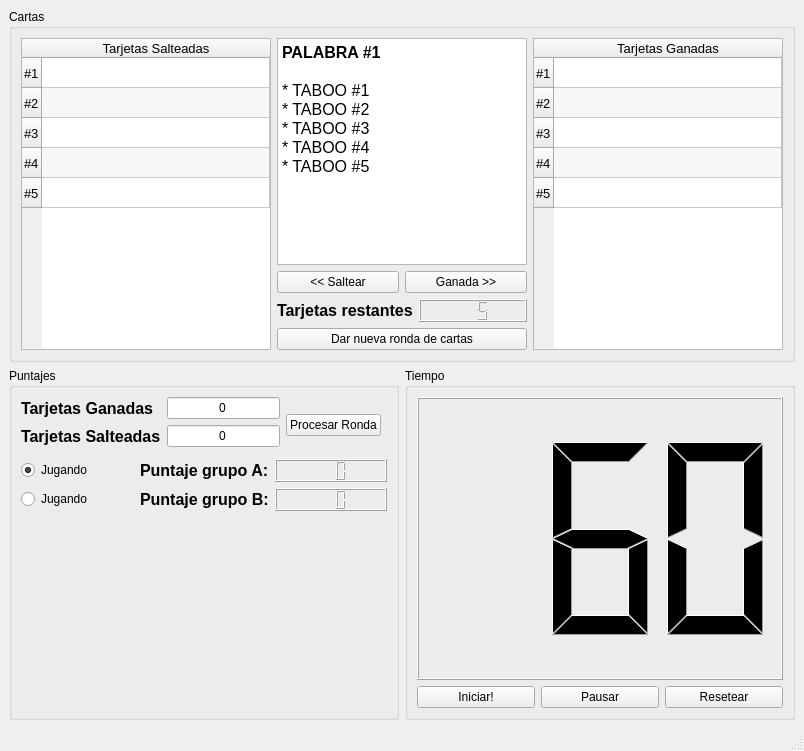
<?xml version="1.0" encoding="UTF-8"?>
<ui version="4.0">
 <class>TabooWords</class>
 <widget class="QMainWindow" name="TabooWords">
  <property name="geometry">
   <rect>
    <x>0</x>
    <y>0</y>
    <width>804</width>
    <height>751</height>
   </rect>
  </property>
  <property name="windowTitle">
   <string>Taboo words</string>
  </property>
  <widget class="QWidget" name="centralwidget">
   <layout class="QGridLayout" name="gridLayout_8">
    <item row="0" column="0" colspan="2">
     <widget class="QGroupBox" name="groupBox_3">
      <property name="title">
       <string>Cartas</string>
      </property>
      <layout class="QGridLayout" name="gridLayout_7">
       <item row="0" column="0">
        <layout class="QGridLayout" name="gridLayout_5">
         <item row="0" column="1">
          <layout class="QGridLayout" name="glCard">
           <item row="0" column="0">
            <widget class="QTextEdit" name="qteCard">
             <property name="readOnly">
              <bool>true</bool>
             </property>
             <property name="html">
              <string>&lt;!DOCTYPE HTML PUBLIC &quot;-//W3C//DTD HTML 4.0//EN&quot; &quot;http://www.w3.org/TR/REC-html40/strict.dtd&quot;&gt;
&lt;html&gt;&lt;head&gt;&lt;meta name=&quot;qrichtext&quot; content=&quot;1&quot; /&gt;&lt;style type=&quot;text/css&quot;&gt;
p, li { white-space: pre-wrap; }
&lt;/style&gt;&lt;/head&gt;&lt;body style=&quot; font-family:'DejaVu Sans'; font-size:9pt; font-weight:400; font-style:normal;&quot;&gt;
&lt;p style=&quot; margin-top:0px; margin-bottom:0px; margin-left:0px; margin-right:0px; -qt-block-indent:0; text-indent:0px;&quot;&gt;&lt;span style=&quot; font-size:12pt; font-weight:600;&quot;&gt;PALABRA #1&lt;/span&gt;&lt;/p&gt;
&lt;p style=&quot;-qt-paragraph-type:empty; margin-top:0px; margin-bottom:0px; margin-left:0px; margin-right:0px; -qt-block-indent:0; text-indent:0px; font-size:12pt;&quot;&gt;&lt;br /&gt;&lt;/p&gt;
&lt;p style=&quot; margin-top:0px; margin-bottom:0px; margin-left:0px; margin-right:0px; -qt-block-indent:0; text-indent:0px;&quot;&gt;&lt;span style=&quot; font-size:12pt;&quot;&gt;* TABOO #1&lt;/span&gt;&lt;/p&gt;
&lt;p style=&quot; margin-top:0px; margin-bottom:0px; margin-left:0px; margin-right:0px; -qt-block-indent:0; text-indent:0px;&quot;&gt;&lt;span style=&quot; font-size:12pt;&quot;&gt;* TABOO #2&lt;/span&gt;&lt;/p&gt;
&lt;p style=&quot; margin-top:0px; margin-bottom:0px; margin-left:0px; margin-right:0px; -qt-block-indent:0; text-indent:0px;&quot;&gt;&lt;span style=&quot; font-size:12pt;&quot;&gt;* TABOO #3&lt;/span&gt;&lt;/p&gt;
&lt;p style=&quot; margin-top:0px; margin-bottom:0px; margin-left:0px; margin-right:0px; -qt-block-indent:0; text-indent:0px;&quot;&gt;&lt;span style=&quot; font-size:12pt;&quot;&gt;* TABOO #4&lt;/span&gt;&lt;/p&gt;
&lt;p style=&quot; margin-top:0px; margin-bottom:0px; margin-left:0px; margin-right:0px; -qt-block-indent:0; text-indent:0px;&quot;&gt;&lt;span style=&quot; font-size:12pt;&quot;&gt;* TABOO #5&lt;/span&gt;&lt;/p&gt;&lt;/body&gt;&lt;/html&gt;</string>
             </property>
            </widget>
           </item>
           <item row="1" column="0">
            <layout class="QHBoxLayout" name="horizontalLayout_2">
             <item>
              <widget class="QPushButton" name="pbSkip">
               <property name="text">
                <string>&lt;&lt; Saltear</string>
               </property>
              </widget>
             </item>
             <item>
              <widget class="QPushButton" name="pbWin">
               <property name="text">
                <string>Ganada &gt;&gt;</string>
               </property>
              </widget>
             </item>
            </layout>
           </item>
          </layout>
         </item>
         <item row="1" column="1">
          <layout class="QGridLayout" name="gridLayout">
           <item row="0" column="0">
            <widget class="QLabel" name="tlRemainingCards">
             <property name="font">
              <font>
               <pointsize>12</pointsize>
               <weight>75</weight>
               <bold>true</bold>
              </font>
             </property>
             <property name="text">
              <string>Tarjetas restantes</string>
             </property>
            </widget>
           </item>
           <item row="0" column="1">
            <widget class="QLCDNumber" name="lcdRemainingCards">
             <property name="numDigits">
              <number>3</number>
             </property>
             <property name="intValue" stdset="0">
              <number>5</number>
             </property>
            </widget>
           </item>
           <item row="1" column="0" colspan="2">
            <widget class="QPushButton" name="pbNewCardsRound">
             <property name="text">
              <string>Dar nueva ronda de cartas</string>
             </property>
            </widget>
           </item>
          </layout>
         </item>
         <item row="0" column="0" rowspan="2">
          <widget class="QTableWidget" name="twDiscardedCards">
           <property name="font">
            <font>
             <pointsize>10</pointsize>
            </font>
           </property>
           <property name="editTriggers">
            <set>QAbstractItemView::NoEditTriggers</set>
           </property>
           <property name="alternatingRowColors">
            <bool>true</bool>
           </property>
           <attribute name="horizontalHeaderStretchLastSection">
            <bool>true</bool>
           </attribute>
           <row>
            <property name="text">
             <string>#1</string>
            </property>
           </row>
           <row>
            <property name="text">
             <string>#2</string>
            </property>
           </row>
           <row>
            <property name="text">
             <string>#3</string>
            </property>
           </row>
           <row>
            <property name="text">
             <string>#4</string>
            </property>
           </row>
           <row>
            <property name="text">
             <string>#5</string>
            </property>
           </row>
           <column>
            <property name="text">
             <string>Tarjetas Salteadas</string>
            </property>
           </column>
          </widget>
         </item>
         <item row="0" column="2" rowspan="2">
          <widget class="QTableWidget" name="twGuessedCards">
           <property name="font">
            <font>
             <pointsize>10</pointsize>
            </font>
           </property>
           <property name="editTriggers">
            <set>QAbstractItemView::NoEditTriggers</set>
           </property>
           <property name="alternatingRowColors">
            <bool>true</bool>
           </property>
           <property name="showGrid">
            <bool>true</bool>
           </property>
           <property name="gridStyle">
            <enum>Qt::SolidLine</enum>
           </property>
           <attribute name="horizontalHeaderStretchLastSection">
            <bool>true</bool>
           </attribute>
           <attribute name="verticalHeaderVisible">
            <bool>true</bool>
           </attribute>
           <row>
            <property name="text">
             <string>#1</string>
            </property>
           </row>
           <row>
            <property name="text">
             <string>#2</string>
            </property>
           </row>
           <row>
            <property name="text">
             <string>#3</string>
            </property>
           </row>
           <row>
            <property name="text">
             <string>#4</string>
            </property>
           </row>
           <row>
            <property name="text">
             <string>#5</string>
            </property>
           </row>
           <column>
            <property name="text">
             <string>Tarjetas Ganadas</string>
            </property>
           </column>
          </widget>
         </item>
        </layout>
       </item>
      </layout>
     </widget>
    </item>
    <item row="1" column="0">
     <widget class="QGroupBox" name="groupBox">
      <property name="title">
       <string>Puntajes</string>
      </property>
      <layout class="QGridLayout" name="gridLayout_4">
       <item row="1" column="0">
        <layout class="QGridLayout" name="gridLayout_2">
         <item row="0" column="2" rowspan="3">
          <widget class="QPushButton" name="pbProcessRound">
           <property name="text">
            <string>Procesar Ronda</string>
           </property>
          </widget>
         </item>
         <item row="0" column="1">
          <widget class="QLineEdit" name="leGuessedCards">
           <property name="text">
            <string>0</string>
           </property>
           <property name="alignment">
            <set>Qt::AlignCenter</set>
           </property>
          </widget>
         </item>
         <item row="1" column="0">
          <widget class="QLabel" name="tlDiscardedCards">
           <property name="font">
            <font>
             <pointsize>12</pointsize>
             <weight>75</weight>
             <bold>true</bold>
            </font>
           </property>
           <property name="text">
            <string>Tarjetas Salteadas</string>
           </property>
          </widget>
         </item>
         <item row="0" column="0">
          <widget class="QLabel" name="tlGuessedCards">
           <property name="font">
            <font>
             <pointsize>12</pointsize>
             <weight>75</weight>
             <bold>true</bold>
            </font>
           </property>
           <property name="text">
            <string>Tarjetas Ganadas</string>
           </property>
          </widget>
         </item>
         <item row="1" column="1">
          <widget class="QLineEdit" name="leDiscardedCards">
           <property name="text">
            <string>0</string>
           </property>
           <property name="alignment">
            <set>Qt::AlignCenter</set>
           </property>
          </widget>
         </item>
        </layout>
       </item>
       <item row="3" column="0" colspan="2">
        <layout class="QGridLayout" name="glScores">
         <item row="1" column="1">
          <widget class="QLabel" name="tlScoreTeamB">
           <property name="font">
            <font>
             <pointsize>12</pointsize>
             <weight>75</weight>
             <bold>true</bold>
            </font>
           </property>
           <property name="text">
            <string>Puntaje grupo B:</string>
           </property>
          </widget>
         </item>
         <item row="0" column="1">
          <widget class="QLabel" name="tlScoreTeamA">
           <property name="font">
            <font>
             <pointsize>12</pointsize>
             <weight>75</weight>
             <bold>true</bold>
            </font>
           </property>
           <property name="text">
            <string>Puntaje grupo A:</string>
           </property>
          </widget>
         </item>
         <item row="0" column="2">
          <widget class="QLCDNumber" name="lcdScoreTeamA">
           <property name="numDigits">
            <number>3</number>
           </property>
          </widget>
         </item>
         <item row="1" column="2">
          <widget class="QLCDNumber" name="lcdScoreTeamB">
           <property name="numDigits">
            <number>3</number>
           </property>
          </widget>
         </item>
         <item row="0" column="0">
          <widget class="QRadioButton" name="rbPlayingA">
           <property name="text">
            <string>Jugando</string>
           </property>
           <property name="checked">
            <bool>true</bool>
           </property>
          </widget>
         </item>
         <item row="1" column="0">
          <widget class="QRadioButton" name="rbPlayingB">
           <property name="text">
            <string>Jugando</string>
           </property>
          </widget>
         </item>
        </layout>
       </item>
       <item row="0" column="0">
        <layout class="QGridLayout" name="gridLayout_6"/>
       </item>
       <item row="4" column="0">
        <spacer name="verticalSpacer">
         <property name="orientation">
          <enum>Qt::Vertical</enum>
         </property>
         <property name="sizeHint" stdset="0">
          <size>
           <width>20</width>
           <height>40</height>
          </size>
         </property>
        </spacer>
       </item>
      </layout>
     </widget>
    </item>
    <item row="1" column="1">
     <widget class="QGroupBox" name="groupBox_2">
      <property name="title">
       <string>Tiempo</string>
      </property>
      <layout class="QGridLayout" name="gridLayout_3">
       <item row="0" column="0">
        <layout class="QGridLayout" name="glTimer">
         <item row="1" column="0">
          <layout class="QHBoxLayout" name="horizontalLayout">
           <item>
            <widget class="QPushButton" name="pbTimerStart">
             <property name="text">
              <string>Iniciar!</string>
             </property>
            </widget>
           </item>
           <item>
            <widget class="QPushButton" name="pbTimerPause">
             <property name="text">
              <string>Pausar</string>
             </property>
            </widget>
           </item>
           <item>
            <widget class="QPushButton" name="pbTimerReset">
             <property name="text">
              <string>Resetear</string>
             </property>
            </widget>
           </item>
          </layout>
         </item>
         <item row="0" column="0">
          <widget class="QTimerWidget" name="lcdTimer">
           <property name="sizePolicy">
            <sizepolicy hsizetype="Expanding" vsizetype="Expanding">
             <horstretch>0</horstretch>
             <verstretch>0</verstretch>
            </sizepolicy>
           </property>
           <property name="font">
            <font>
             <weight>50</weight>
             <bold>false</bold>
            </font>
           </property>
           <property name="numDigits">
            <number>3</number>
           </property>
           <property name="segmentStyle">
            <enum>QLCDNumber::Filled</enum>
           </property>
           <property name="intValue" stdset="0">
            <number>60</number>
           </property>
          </widget>
         </item>
        </layout>
       </item>
      </layout>
     </widget>
    </item>
   </layout>
  </widget>
  <widget class="QMenuBar" name="menubar">
   <property name="geometry">
    <rect>
     <x>0</x>
     <y>0</y>
     <width>804</width>
     <height>21</height>
    </rect>
   </property>
  </widget>
  <widget class="QStatusBar" name="statusbar"/>
 </widget>
 <customwidgets>
  <customwidget>
   <class>QTimerWidget</class>
   <extends>QLCDNumber</extends>
   <header>qtimerwidget</header>
  </customwidget>
 </customwidgets>
 <resources/>
 <connections/>
</ui>
